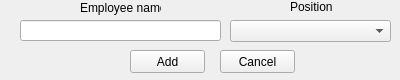
<?xml version="1.0" encoding="UTF-8"?>
<ui version="4.0">
 <class>AddEmployee</class>
 <widget class="QMainWindow" name="AddEmployee">
  <property name="geometry">
   <rect>
    <x>0</x>
    <y>0</y>
    <width>400</width>
    <height>80</height>
   </rect>
  </property>
  <property name="minimumSize">
   <size>
    <width>400</width>
    <height>80</height>
   </size>
  </property>
  <property name="maximumSize">
   <size>
    <width>400</width>
    <height>80</height>
   </size>
  </property>
  <property name="windowTitle">
   <string>Add Employee</string>
  </property>
  <widget class="QWidget" name="centralwidget">
   <widget class="QLineEdit" name="employee_name_line">
    <property name="geometry">
     <rect>
      <x>20</x>
      <y>20</y>
      <width>201</width>
      <height>21</height>
     </rect>
    </property>
   </widget>
   <widget class="QComboBox" name="position_combobox">
    <property name="geometry">
     <rect>
      <x>230</x>
      <y>20</y>
      <width>161</width>
      <height>22</height>
     </rect>
    </property>
   </widget>
   <widget class="QPushButton" name="add_button">
    <property name="geometry">
     <rect>
      <x>130</x>
      <y>50</y>
      <width>75</width>
      <height>23</height>
     </rect>
    </property>
    <property name="text">
     <string>Add</string>
    </property>
   </widget>
   <widget class="QPushButton" name="cancel_button">
    <property name="geometry">
     <rect>
      <x>220</x>
      <y>50</y>
      <width>75</width>
      <height>23</height>
     </rect>
    </property>
    <property name="text">
     <string>Cancel</string>
    </property>
   </widget>
   <widget class="QLabel" name="employee_name">
    <property name="geometry">
     <rect>
      <x>80</x>
      <y>0</y>
      <width>81</width>
      <height>16</height>
     </rect>
    </property>
    <property name="text">
     <string>Employee name</string>
    </property>
   </widget>
   <widget class="QLabel" name="position_title">
    <property name="geometry">
     <rect>
      <x>290</x>
      <y>0</y>
      <width>47</width>
      <height>13</height>
     </rect>
    </property>
    <property name="text">
     <string>Position</string>
    </property>
   </widget>
  </widget>
 </widget>
 <resources/>
 <connections/>
</ui>
